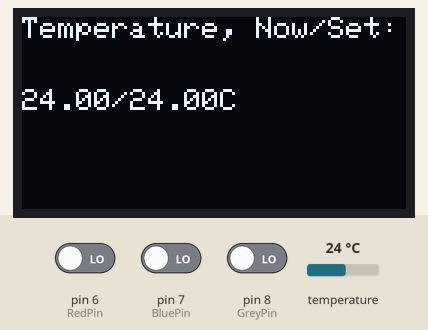
Simulated run of this sketch. Board: Arduino Uno, built with avr-gcc and run on an emulated ATmega328P. Shown: 128×64 one-colour display. The inputs (shaded band) are chosen by the test bench; at power-on: pin 6 (RedPin) LOW, temperature 24 °C, pin 7 (BluePin) LOW, pin 8 (GreyPin) LOW. What the sketch prints to the serial monitor is not drawn.

Above: at 3.4 s.
3.5 s: pin 6 (RedPin) driven HIGH
At 7.5 s:
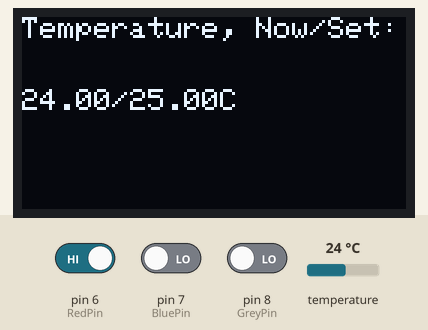
9.2 s: temperature set to 12 °C
At 11.4 s:
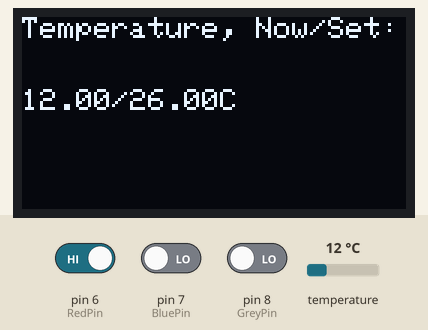
13.3 s: pin 7 (BluePin) driven HIGH
15.8 s: temperature set to 19 °C
At 17.8 s:
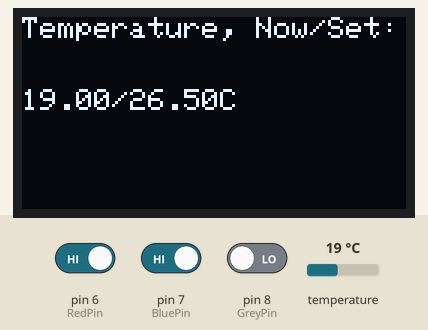
18.7 s: pin 7 (BluePin) driven LOW
At 20.3 s:
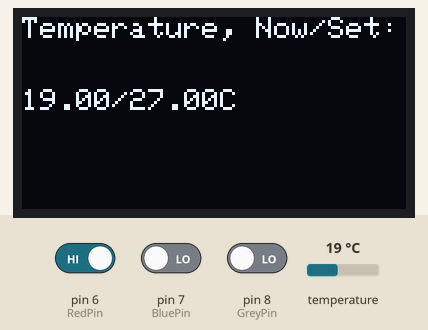
22.3 s: temperature set to 28 °C
At 22.9 s:
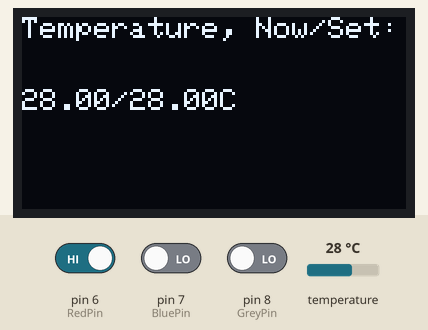
Timing chart, 0 to 25.3 s (numbered marks = the images above; inputs shaded):
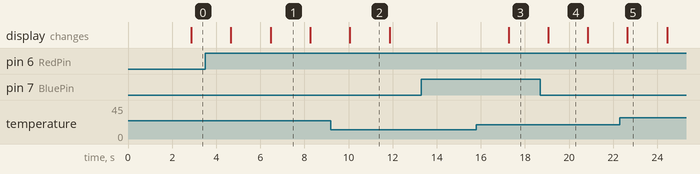

The sketch:

Thermostat.ino
```cpp
/*

Thermostat State Machine -- this needs to deal with:
DS18B20 Temp sensor
SSD1306 OLED screen driver
EK1964 IR sensor
IR LED output
Various buttons on inputs to control

*/

//Screen Stuff
#include <SPI.h>
#include <Wire.h>
#include <Adafruit_GFX.h>
#include <Adafruit_SSD1306.h>

#define SCREEN_WIDTH 128 // OLED display width, in pixels
#define SCREEN_HEIGHT 64 // OLED display height, in pixels

// Declaration for an SSD1306 display connected to I2C (SDA, SCL pins)
// The pins for I2C are defined by the Wire-library.
// On an arduino UNO:       A4(SDA), A5(SCL)
// On an arduino MEGA 2560: 20(SDA), 21(SCL)
// On an arduino LEONARDO:   2(SDA),  3(SCL), ...
#define OLED_RESET     -1 // Reset pin # (or -1 if sharing Arduino reset pin)
#define SCREEN_ADDRESS 0x3C ///< See datasheet for Address; 0x3D for 128x64, 0x3C for 128x32
Adafruit_SSD1306 display(SCREEN_WIDTH, SCREEN_HEIGHT, &Wire, OLED_RESET);


// Temperature Sensor Stuff

#include <OneWire.h>
#include <DallasTemperature.h>

#define ONE_WIRE_BUS 5    // pin number sensor is hooked to

OneWire oneWire(ONE_WIRE_BUS);

DallasTemperature sensors(&oneWire);

// Buttons

int GreyPin=8;
int BluePin=7;
int RedPin=6;

bool Greypressed=false;
bool Redpressed=false;
bool Bluepressed=false;

// Global temperature desired

float TemperatureSetting=24.0;


void setup() {
  // put your setup code here, to run once:

  //Initialize serial interface for debugging
  Serial.begin(9600);


  // Initialize Temp Sensor
  sensors.begin();


  pinMode(GreyPin, INPUT);
  pinMode(BluePin, INPUT);
  pinMode(RedPin, INPUT);


  // SSD1306_SWITCHCAPVCC = generate display voltage from 3.3V internally
  if(!display.begin(SSD1306_SWITCHCAPVCC, SCREEN_ADDRESS)) {
    Serial.println(F("SSD1306 allocation failed"));
    for(;;); // Don't proceed, loop forever
  }


  display.clearDisplay();

  // Show initial display buffer contents on the screen --
  // the library initializes this with an Adafruit splash screen.
  display.display();
  delay(2000); // Pause for 2 seconds

}

void loop() {
  // put your main code here, to run repeatedly:

  sensors.requestTemperatures();
  float currentTemp=sensors.getTempCByIndex(0);

  Greypressed=digitalRead(GreyPin);
  Bluepressed=digitalRead(BluePin);
  Redpressed=digitalRead(RedPin);

  if (Bluepressed) {
    TemperatureSetting = TemperatureSetting-0.5;
    Bluepressed=false;
  }

  if (Redpressed) {
    TemperatureSetting = TemperatureSetting+0.5;
    Redpressed=false;
  }

  oledDisplay(currentTemp,TemperatureSetting);


  Serial.print("Celsius temperature: ");
  Serial.print(currentTemp,TemperatureSetting);
  Serial.print("\n");


  delay(1000);
}


void oledDisplay(float Temp, float WantedTemp) {
  display.clearDisplay();

  display.setTextSize(2);      // Normal 1:1 pixel scale
  display.setTextColor(SSD1306_WHITE); // Draw white text
  display.setCursor(0, 0);     // Start at top-left corner
  display.cp437(true);         // Use full 256 char 'Code Page 437' font

  display.setTextSize(1);
  display.println("Temperature, Now/Set: \n");
  display.setTextSize(1);
  display.print(Temp);
  display.print("/");
  display.print(WantedTemp);
  display.println("C");
  //display.write(' C');

  display.display();
}
```

Measured:
- after the input at 3.5 s, the display: first changes after 1.2 s (image 1 shows a later state)
- after the input at 13.3 s, every drawn part: stays the same
- after the input at 15.8 s, the display: changes after 1.5 s (image 3)
- after the input at 18.7 s, the display: changes after 0.35 s (image 4)
